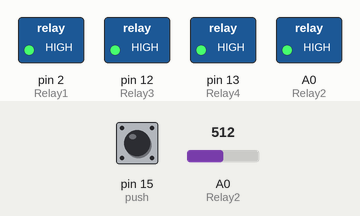
This sketch was run on a simulated Arduino Uno, built with avr-gcc and run on an emulated ATmega328P. Shown: switched loads named in the sketch (green lamp = pin HIGH). The test bench sets the inputs (shaded band); at power-on: pin 15 (push) LOW, A0 (Relay2) = 512.

Above: at 2.9 s.
3.0 s: pin 15 (push) pulled HIGH for 1.15 s
At 5.3 s:
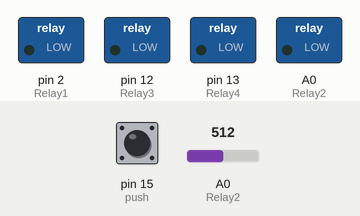
7.5 s: pin 15 (push) pulled HIGH for 3.2 s
At 13.1 s:
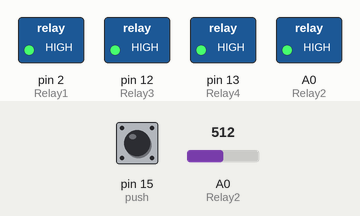
Timing chart, 0 to 14.6 s (numbered marks = the images above; inputs shaded):
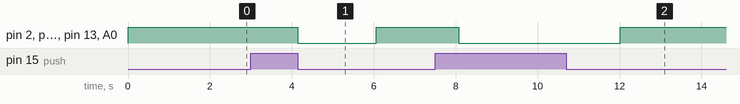

The sketch:

simplify.ino
```cpp
#define Relay1    2  //D4
#define Relay2    14 //D5
#define Relay3    12 //D6
#define Relay4    13 //D7

#define push      15 //D8

int sensorValue = 0;
int deltime     = 0;

unsigned long previousMillis = 0;
const long interval = 100;

void setup() {
  pinMode(Relay1, OUTPUT);
  pinMode(Relay2, OUTPUT);
  pinMode(Relay3, OUTPUT);
  pinMode(Relay4, OUTPUT);
  pinMode(push, INPUT);

  digitalWrite(Relay1, HIGH);
  digitalWrite(Relay2, HIGH);
  digitalWrite(Relay3, HIGH);
  digitalWrite(Relay4, HIGH);
}

void loop() {
  if (millis() - previousMillis >= interval) {
    sensorValue = analogRead(A0);
    deltime = map(sensorValue, 0, 1024, 1, 255) * 15;

    if (digitalRead(push) == HIGH) {
      digitalWrite(Relay1, LOW);
      digitalWrite(Relay2, LOW);
      digitalWrite(Relay3, LOW);
      digitalWrite(Relay4, LOW);
      delay(deltime);
    }

    if (digitalRead(push) == LOW) {
      digitalWrite(Relay4, HIGH);
      digitalWrite(Relay3, HIGH);
      digitalWrite(Relay2, HIGH);
      digitalWrite(Relay1, HIGH);
      delay(deltime);
    }
    previousMillis = millis();
  }
}
```

Measured:
- after the input at 3.0 s, pin 2 (Relay1), pin 12 (Relay3), pin 13 (Relay4), A0 (Relay2): HIGH → LOW after 1.1 s, → HIGH 1.9 s later
- after the input at 7.5 s, pin 2 (Relay1), pin 12 (Relay3), pin 13 (Relay4), A0 (Relay2): HIGH → LOW after 0.58 s, → HIGH 3.9 s later
